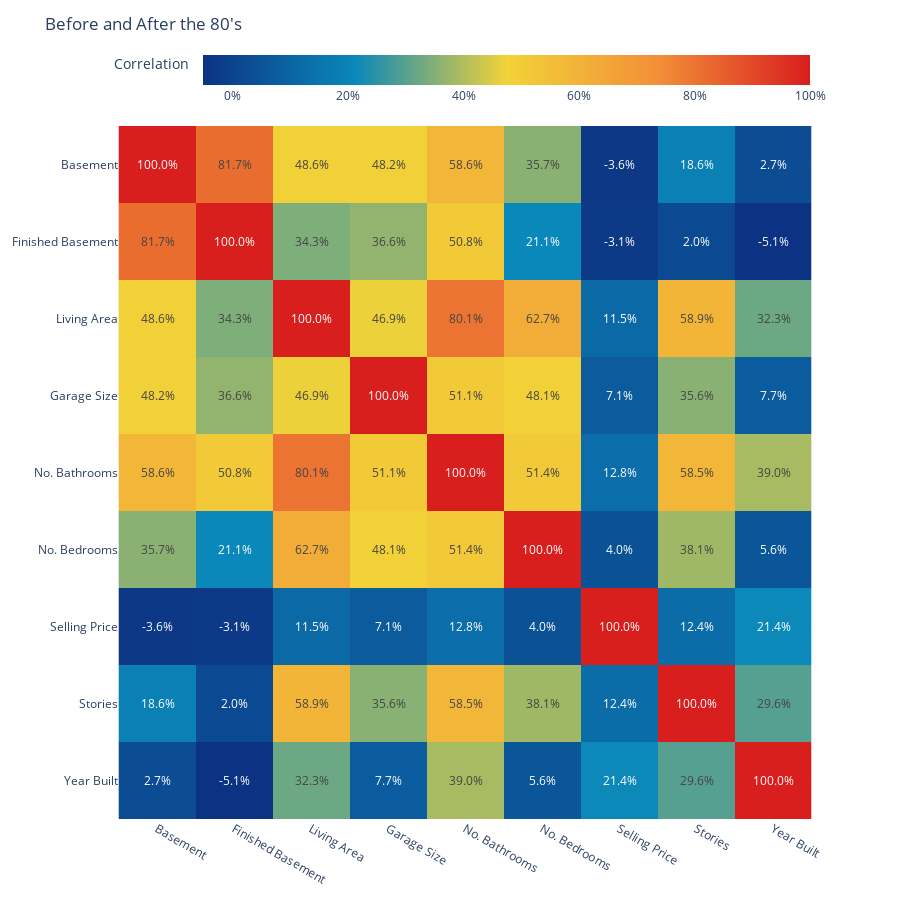

Here is the notebook cell this chart was saved with:
### Code cell
corr = h_subset.drop(columns="before1980").corr()
fig = px.imshow(
    corr,
    text_auto=".1%",
    height=900,
    width=900,
    color_continuous_scale=color_theme,
    labels=dict(color="Correlation"),
    x=[
        "Basement",
        "Finished Basement",
        "Living Area",
        "Garage Size",
        "No. Bathrooms",
        "No. Bedrooms",
        "Selling Price",
        "Stories",
        "Year Built",
    ],
    y=[
        "Basement",
        "Finished Basement",
        "Living Area",
        "Garage Size",
        "No. Bathrooms",
        "No. Bedrooms",
        "Selling Price",
        "Stories",
        "Year Built",
    ],
)
fig.update_layout(
    title=dict(text="Before and After the 80's"),
    coloraxis_colorbar=dict(
        orientation="h"
    )
)

fig.update_coloraxes(colorbar_tickformat=".0%")
fig.show()

### Figure 1 — Plotly figure (JSON) as saved in the notebook; plotly's stock layout.template omitted (floating-point values rounded to 4 significant figures)
{"data": [{"coloraxis": "coloraxis", "hovertemplate": "x: %{x}<br>y: %{y}<br>Correlation: %{z}<extra></extra>", "name": "0", "texttemplate": "%{z:.1%}", "type": "heatmap", "x": ["Basement", "Finished Basement", "Living Area", "Garage Size", "No. Bathrooms", "No. Bedrooms", "Selling Price", "Stories", "Year Built"], "xaxis": "x", "y": ["Basement", "Finished Basement", "Living Area", "Garage Size", "No. Bathrooms", "No. Bedrooms", "Selling Price", "Stories", "Year Built"], "yaxis": "y", "z": [[1, 0.8169, 0.4864, 0.4824, 0.5856, 0.3565, -0.03606, 0.186, 0.02736], [0.8169, 1, 0.3433, 0.3655, 0.5084, 0.2112, -0.03099, 0.01988, -0.05121], [0.4864, 0.3433, 1, 0.4686, 0.8006, 0.6265, 0.1145, 0.5888, 0.323], [0.4824, 0.3655, 0.4686, 1, 0.5108, 0.4812, 0.07146, 0.3556, 0.07657], [0.5856, 0.5084, 0.8006, 0.5108, 1, 0.5137, 0.1285, 0.5848, 0.3904], [0.3565, 0.2112, 0.6265, 0.4812, 0.5137, 1, 0.04, 0.3806, 0.05575], [-0.03606, -0.03099, 0.1145, 0.07146, 0.1285, 0.04, 1, 0.1242, 0.2143], [0.186, 0.01988, 0.5888, 0.3556, 0.5848, 0.3806, 0.1242, 1, 0.2963], [0.02736, -0.05121, 0.323, 0.07657, 0.3904, 0.05575, 0.2143, 0.2963, 1]]}], "layout": {"coloraxis": {"colorbar": {"orientation": "h", "tickformat": ".0%", "title": {"text": "Correlation"}}, "colorscale": [[0, "rgb(12,51,131)"], [0.25, "rgb(10,136,186)"], [0.5, "rgb(242,211,56)"], [0.75, "rgb(242,143,56)"], [1, "rgb(217,30,30)"]]}, "height": 900, "margin": {"t": 60}, "title": {"text": "Before and After the 80's"}, "width": 900, "xaxis": {"anchor": "y", "constrain": "domain", "domain": [0, 1], "scaleanchor": "y"}, "yaxis": {"anchor": "x", "autorange": "reversed", "constrain": "domain", "domain": [0, 1]}}}
